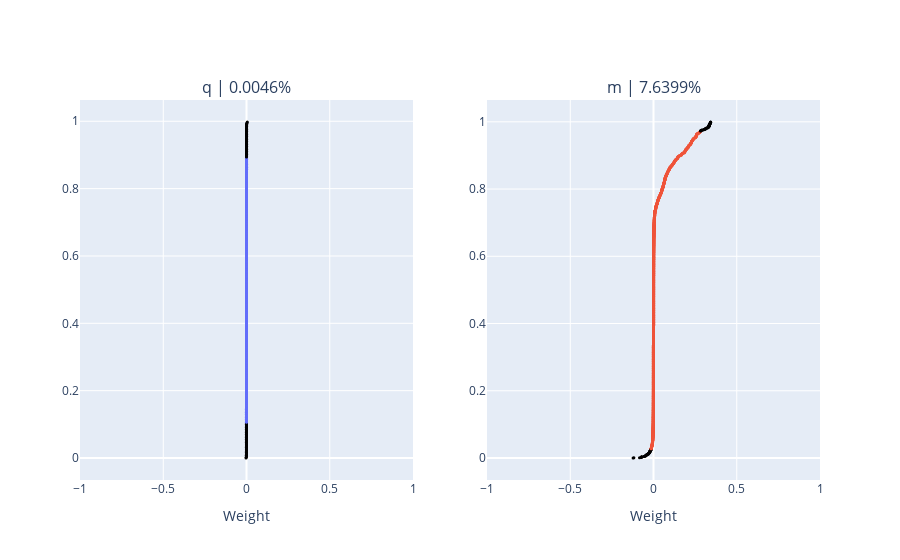

Notebook code for this chart:
### Markdown cell above
Factor Analysis

### Code cell
top = 50
col = 'Factor4'

fig = make_subplots(rows=1, cols=2, subplot_titles=[f'q | {round(explVar.loc[col]["q"],4)}%', f'm | {round(explVar.loc[col]["m"],4)}%'])
fig.add_trace(go.Scatter(
    y=np.arange(wq.shape[0])/wq.shape[0],
    x=sorted(wq[col].to_numpy()),
    mode='markers',
    marker_size=3,
    marker_color=top*['black'] + (wq.shape[0]-2*top)*[palette[0]] + top*['black'],
    showlegend=False
), row=1, col=1)

fig.add_trace(go.Scatter(
    y=np.arange(wm.shape[0])/wm.shape[0],
    x=sorted(wm[col].to_numpy()),
    mode='markers',
    marker_size=3,
    marker_color=top*['black'] + (wm.shape[0]-2*top)*[palette[1]] + top*['black'],
    showlegend=False
), row=1, col=2)

fig.update_xaxes(range=(-1,1), title='Weight')
fig.show()

w_all = {}
for df, omic, xi in [(wq, 'q', xqi), (wm, 'm', xmi)]:
    fig = make_subplots(rows=1, cols=2, subplot_titles=['Negative', 'Positive'], horizontal_spacing=0.15)

    tmp = df.sort_values(col, ascending=False)[col]
    w_all[omic] = tmp
    topup = tmp[:top]
    topdo = tmp[-top:]

    fig.add_trace(go.Bar(
        y=topup.index[::-1],
        x=topup.values[::-1],
        orientation='h',
        width=0.1, showlegend=False
    ), row=1, col=2)

    fig.add_trace(go.Bar(
        y=topdo.index,
        x=topdo.values,
        orientation='h',
        width=0.1, showlegend=False
    ), row=1, col=1)
    fig.update_xaxes(range=(-1,1), title='Weight')
    fig.update_layout(height=400+15*top, title=omic)
    #fig.show()

    #sns.clustermap(xi.loc[:, topup.index.tolist()+topdo.index.tolist()].T, cmap='vlag', figsize=(12,6), center=0, vmin=-3, vmax=3)

### Figure 1 — Plotly figure (JSON) as saved in the notebook; plotly's stock layout.template omitted (floating-point values rounded to 4 significant figures; data arrays with more than 128 entries replaced by an {"elided": "..."} marker saying what was removed)
{"data": [{"marker": {"color": {"elided": "470 str values"}, "size": 3}, "mode": "markers", "showlegend": false, "type": "scatter", "x": {"elided": "470 float values"}, "xaxis": "x", "y": {"elided": "470 float values"}, "yaxis": "y"}, {"marker": {"color": {"elided": "1826 str values"}, "size": 3}, "mode": "markers", "showlegend": false, "type": "scatter", "x": {"elided": "1826 float values"}, "xaxis": "x2", "y": {"elided": "1826 float values"}, "yaxis": "y2"}], "layout": {"annotations": [{"font": {"size": 16}, "showarrow": false, "text": "q | 0.0046%", "x": 0.225, "xanchor": "center", "xref": "paper", "y": 1, "yanchor": "bottom", "yref": "paper"}, {"font": {"size": 16}, "showarrow": false, "text": "m | 7.6399%", "x": 0.775, "xanchor": "center", "xref": "paper", "y": 1, "yanchor": "bottom", "yref": "paper"}], "xaxis": {"anchor": "y", "domain": [0, 0.45], "range": [-1, 1], "title": {"text": "Weight"}}, "xaxis2": {"anchor": "y2", "domain": [0.55, 1], "range": [-1, 1], "title": {"text": "Weight"}}, "yaxis": {"anchor": "x", "domain": [0, 1]}, "yaxis2": {"anchor": "x2", "domain": [0, 1]}}}
